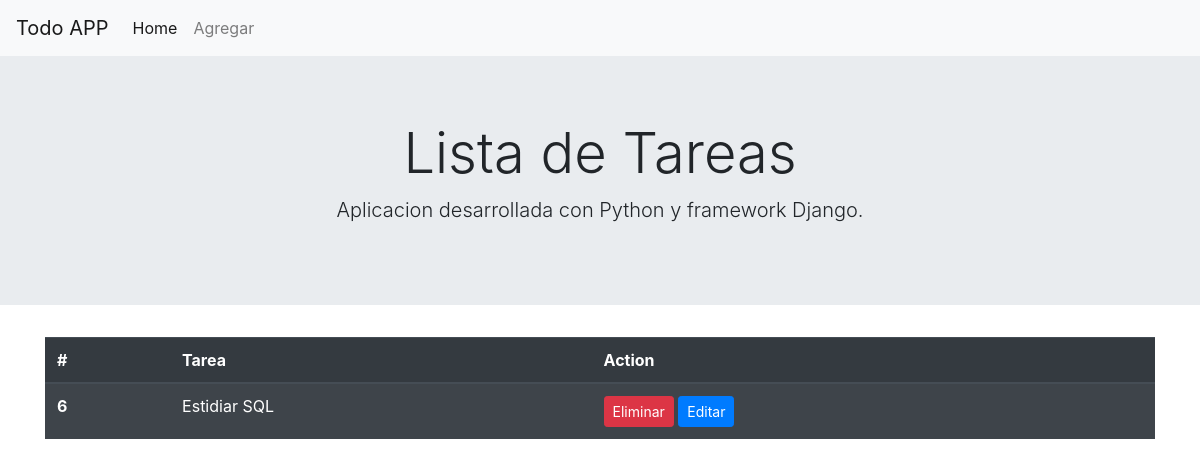
Before: / with the older database file.
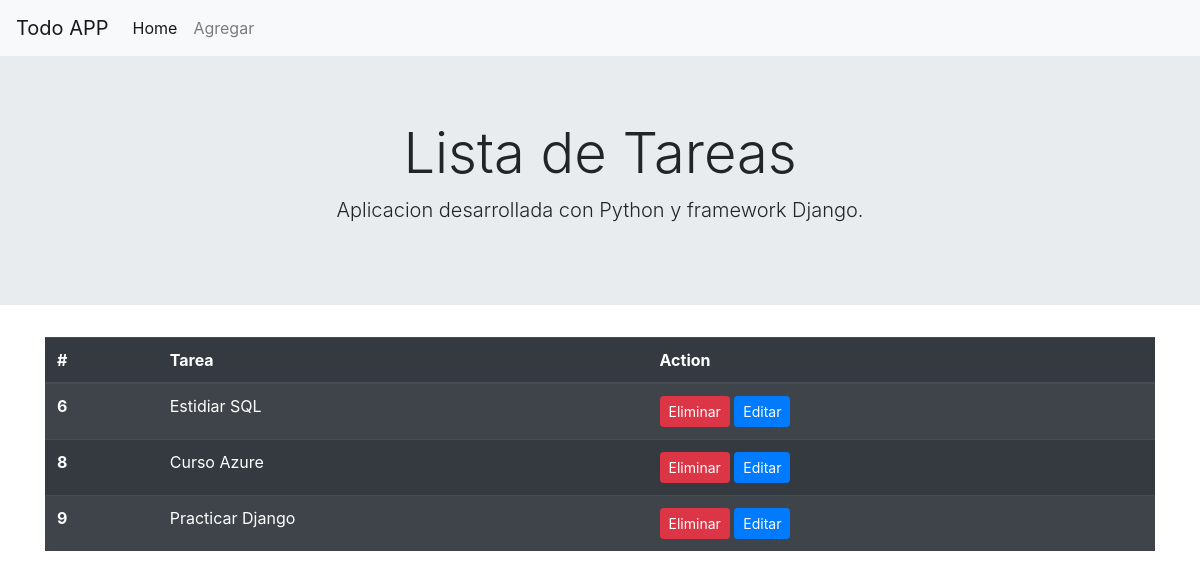
After: the same page with the newer database file.
### todo/models.py (models this page shows)
class Tarea(models.Model):
    tarea=models.CharField(max_length=100)
    def __str__(self):
        return self.tarea

### todo/views.py (the view)
# urls.py: 2. Add a URL to urlpatterns:  path('', views.home, name='home')
def home(request):
    tareas=Tarea.objects.all()
    context={'tareas':tareas}
    return render(request,'todo/home.html',context)

### todo/Templates/todo/home.html
{% extends 'todo/layout.html' %}
{% block content %}
<div class="container">
    <table class="table table-striped table-dark">
        <thead>
            <tr>
                <th scope="col">#</th>
                <th scope="col">Tarea</th>
                <th scope="col">Action</th>
            </tr>
        </thead>
        <tbody>
        {% for tarea in tareas %}
        <tr>
            <th scope="row"> {{tarea.id}} </th>
            <td>{{tarea}}</td>
            <td>
                <a class="btn btn-danger btn-sm" href="{% url 'eliminar' tarea.id %}">Eliminar</a>
                <a class="btn btn-primary btn-sm" href="{% url 'editar' tarea.id %}">Editar</a>
            </td>
        </tr>
        {% endfor %}
        </tbody>
    </table>
</div>
{% endblock %}

Changed rows visible on the page:
added Tarea: id "8", tarea "Curso Azure"
added Tarea: id "9", tarea "Practicar Django"
